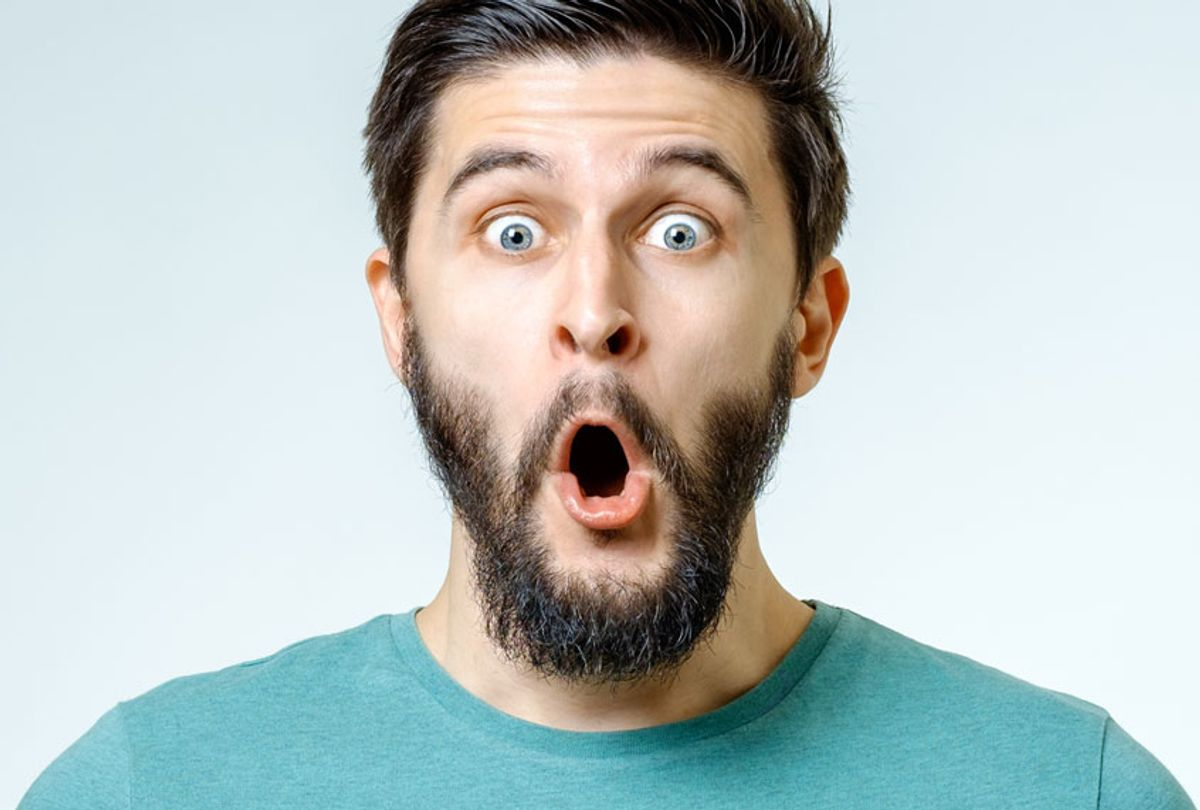
#> input picture hw/suprised_man.png, 1200 x 810 px
$ python eye.py
#> lines starting #> are read from the running program, lines starting #| are printed output that depends on the picture; after the words box and inside, x2 and y2 are one past the last pixel; in counts of white or black regions, pixels touching at a corner belong together
import cv2
import numpy as np

guy = cv2.imread("suprised_man.png")
#> guy is the input picture: shape (810, 1200, 3); mean B, G, R 194.4, 196.7, 186.6

gray = cv2.cvtColor(guy,cv2.COLOR_BGR2GRAY)
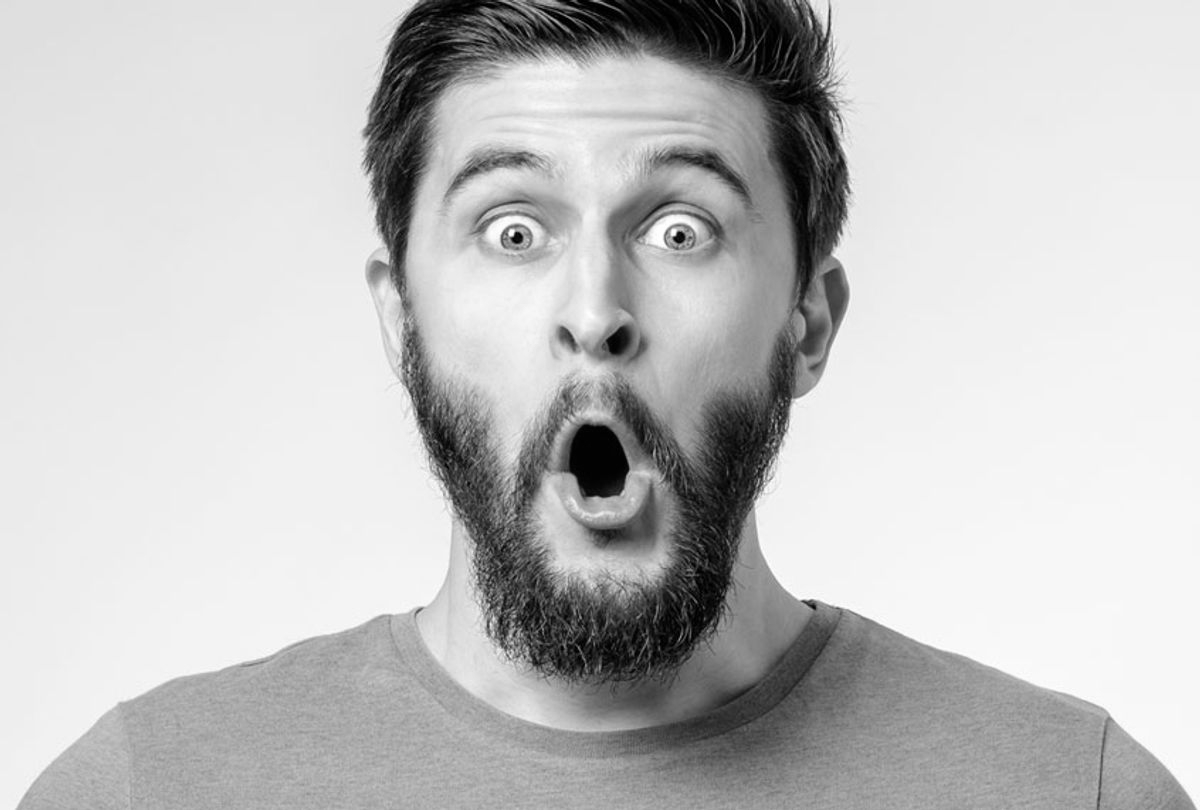
#> gray: shape (810, 1200); min 0, max 255, mean 193.3

gray_blurred = cv2.blur(gray, (3,3))

detected_circles = cv2.HoughCircles(gray_blurred, cv2.HOUGH_GRADIENT,1,20,param1 = 50, param2 = 30, minRadius = 1, maxRadius = 40)
#> detected_circles = 79 rows, first 8: [543.5, 601.5, 37.2], [717.5, 475.5, 39.4], [498.5, 485.5, 33.8], [661.5, 635.5, 35], [689.5, 515.5, 33.8], [734.5, 452.5, 37.2], [768.5, 39.5, 33.8], [690.5, 477.5, 29.4]
print(detected_circles)
#> (printed output is left out)

if detected_circles is not None:
    detected_circles = np.uint16(np.around(detected_circles))
#> detected_circles = 79 rows, first 8: [544, 602, 37], [718, 476, 39], [498, 486, 34], [662, 636, 35], [690, 516, 34], [734, 452, 37], [768, 40, 34], [690, 478, 29]
    print(detected_circles)
#> (printed output is left out)
    for i in detected_circles[0,:]:
        x,y,r=i[0],i[1],i[2]

        cv2.circle(guy, (x,y), r, (200,255,0),2)
#> this loop made 79 passes
#> (x, y, r) on passes 1 to 12: (544, 602, 37), (718, 476, 39), (498, 486, 34), (662, 636, 35), (690, 516, 34), (734, 452, 37), (768, 40, 34), (690, 478, 29), (730, 46, 36), (414, 98, 29), (504, 226, 35), (606, 610, 27)
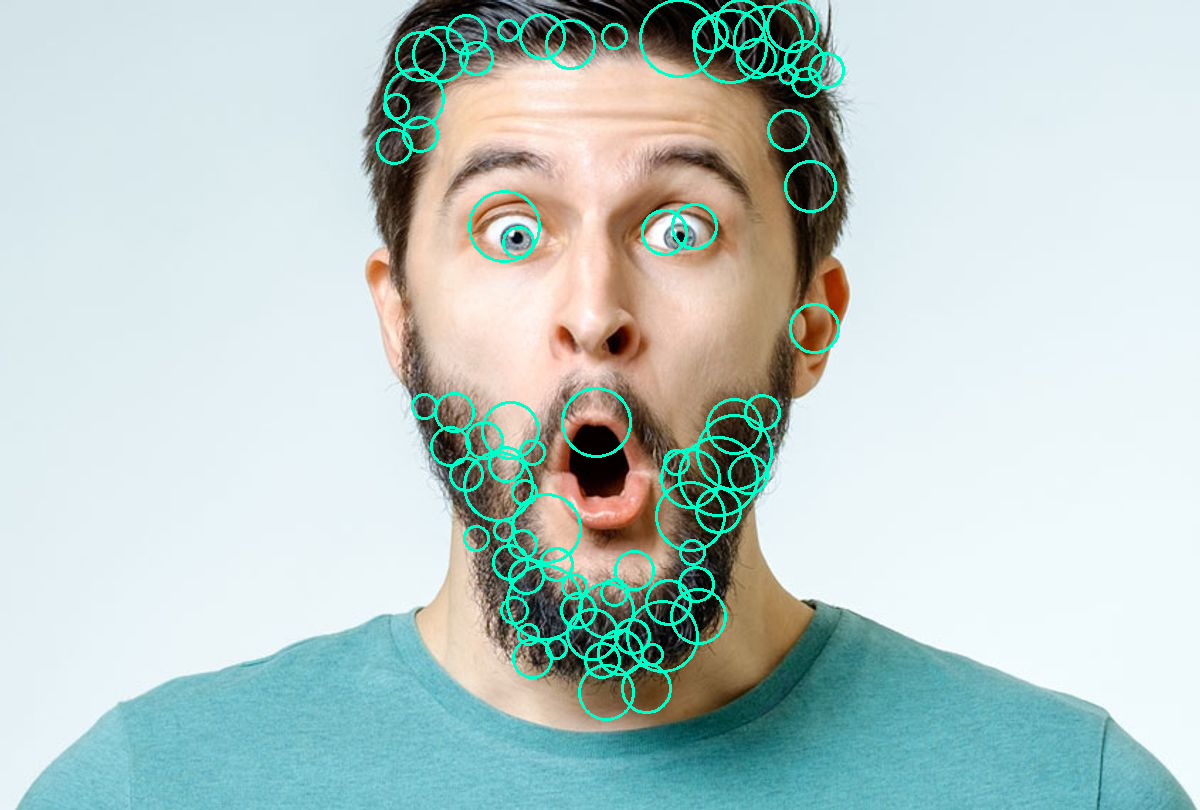
#> guy: shape (810, 1200, 3); 2.96% of pixels changed, all inside (x1, y1, x2, y2) = (376, 0, 845, 721)

    cv2.imshow("detection", guy)
    cv2.waitKey(0)


cv2.destroyAllWindows()
